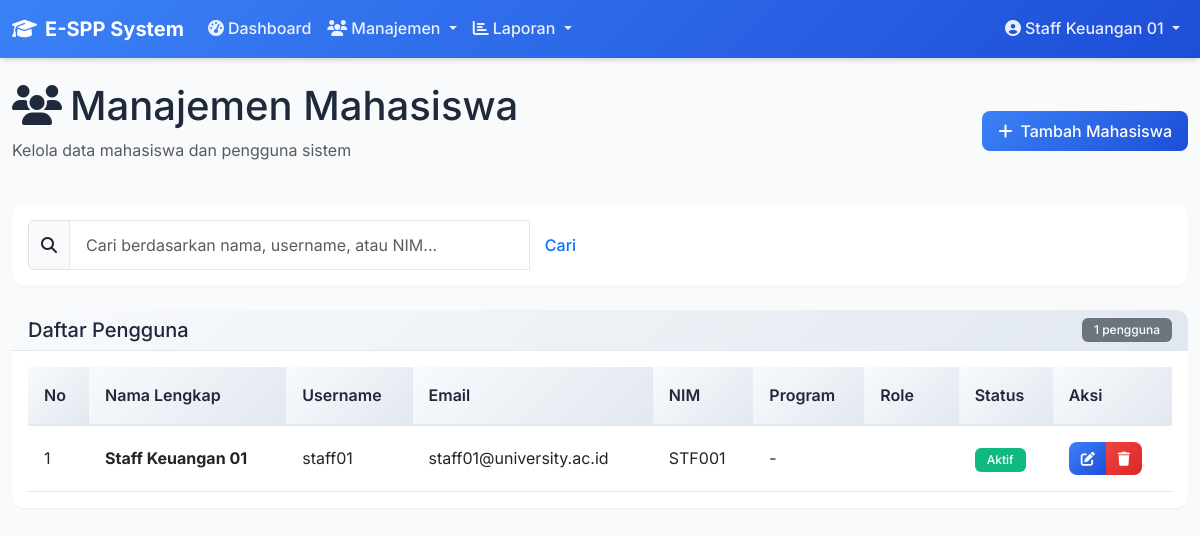
/pages/users.php (signed in), run on the app's committed database.
### tables this page shows
CREATE TABLE IF NOT EXISTS users (
    id INT PRIMARY KEY AUTO_INCREMENT,
    username VARCHAR(50) UNIQUE NOT NULL,
    email VARCHAR(100) UNIQUE NOT NULL,
    password_hash VARCHAR(255) NOT NULL,
    role ENUM('admin', 'staff', 'mahasiswa') DEFAULT 'mahasiswa',
    full_name VARCHAR(100) NOT NULL,
    nim VARCHAR(20) UNIQUE,
    program_id INT,
    phone VARCHAR(20),
    address TEXT,
    is_active BOOLEAN DEFAULT TRUE,
    created_at TIMESTAMP DEFAULT CURRENT_TIMESTAMP,
    updated_at TIMESTAMP DEFAULT CURRENT_TIMESTAMP ON UPDATE CURRENT_TIMESTAMP,
    FOREIGN KEY (program_id) REFERENCES programs(id) ON DELETE SET NULL
);

### includes/auth.php (called while the page is built, shortened)
<?php
require_once __DIR__ . '/../includes/helpers.php';
function isLoggedIn() {
    return isset($_SESSION['is_logged_in']) && $_SESSION['is_logged_in'] === true;
}
function getCurrentUser() {
    return [
        'id' => $_SESSION['user_id'],
        'username' => $_SESSION['username'],
        'email' => $_SESSION['email'],
        'role' => $_SESSION['role'],
        'full_name' => $_SESSION['full_name'],
        'nim' => $_SESSION['nim'],
        'program_id' => $_SESSION['program_id']
    ];
}

### functions/user_functions.php (called while the page is built, shortened)
<?php
require_once __DIR__ . '/../includes/helpers.php';
function getUsers($page = 1, $per_page = 10, $search = '') {
    $db = getDbConnection();
    try {
        $offset = ($page - 1) * $per_page;
        $query = "SELECT u.*, p.program_name
                  FROM users u
                  LEFT JOIN programs p ON u.program_id = p.id
                  WHERE u.role != 'admin'";
        $params = [];
        $query .= " ORDER BY u.created_at DESC LIMIT :limit OFFSET :offset";
        $stmt = $db->prepare($query);
        $stmt->bindValue(':limit', $per_page, PDO::PARAM_INT);
        $stmt->bindValue(':offset', $offset, PDO::PARAM_INT);
        $stmt->execute();
        return $stmt->fetchAll();
    } catch (PDOException $e) {
        return [];
    }
}
function countUsers($search = '') {
    $db = getDbConnection();
    try {
        $query = "SELECT COUNT(*) as total FROM users WHERE role != 'admin'";
        $stmt = $db->prepare($query);
        $stmt->execute();
        return $stmt->fetchColumn();
    } catch (PDOException $e) {
        return 0;
    }
}

### includes/helpers.php (called while the page is built, shortened)
<?php
function getRoleBadgeClass($role) {
    $classes = [
        'admin' => 'bg-purple-100 text-purple-800',
        'staff' => 'bg-blue-100 text-blue-800',
        'mahasiswa' => 'bg-green-100 text-green-800'
    ];
    return $classes[strtolower($role)] ?? 'bg-gray-100 text-gray-800';
}
function getPaginationData($total_items, $current_page, $items_per_page = ITEMS_PER_PAGE) {
    $total_pages = ceil($total_items / $items_per_page);
    $current_page = max(1, min($current_page, $total_pages));
    $offset = ($current_page - 1) * $items_per_page;
    return [
        'total_pages' => $total_pages,
        'current_page' => $current_page,
        'offset' => $offset,
        'items_per_page' => $items_per_page
    ];
}

### pages/users.php (the view, shortened to what this page needs)
<?php
require_once __DIR__ . '/../includes/auth.php';
require_once __DIR__ . '/../includes/helpers.php';
require_once __DIR__ . '/../functions/user_functions.php';
$currentUser = getCurrentUser();
$page = isset($_GET['page']) ? max(1, intval($_GET['page'])) : 1;
$search = sanitizeInput($_GET['search'] ?? '');
$per_page = ITEMS_PER_PAGE;
$users = getUsers($page, $per_page, $search);
$total_users = countUsers($search);
$pagination = getPaginationData($total_users, $page, $per_page);
?>
<!DOCTYPE html>
<html lang="id">
<head>
    <link href="https://cdn.jsdelivr.net/npm/bootstrap@5.3.0/dist/css/bootstrap.min.css" rel="stylesheet">
    <link rel="stylesheet" href="https://cdnjs.cloudflare.com/ajax/libs/font-awesome/6.4.0/css/all.min.css">
    <link rel="stylesheet" href="../assets/css/style.css">
</head>
<body>
    <nav class="navbar navbar-expand-lg navbar-dark">
        <div class="container-fluid">
            <a class="navbar-brand" href="dashboard.php">
                <i class="fas fa-graduation-cap me-2"></i><?php echo APP_NAME; ?>
            </a>
            <div class="collapse navbar-collapse" id="navbarNav">
                <ul class="navbar-nav me-auto">
                    <li class="nav-item">
                        <a class="nav-link" href="dashboard.php">
                            <i class="fas fa-tachometer-alt me-1"></i>Dashboard
                        </a>
                    </li>
                    <li class="nav-item dropdown">
                        <a class="nav-link dropdown-toggle active" href="#" role="button" data-bs-toggle="dropdown">
                            <i class="fas fa-users me-1"></i>Manajemen
                        </a>
                    </li>
                    <li class="nav-item dropdown">
                        <a class="nav-link dropdown-toggle" href="#" role="button" data-bs-toggle="dropdown">
                            <i class="fas fa-chart-bar me-1"></i>Laporan
                        </a>
                    </li>
                </ul>
                <ul class="navbar-nav">
                    <li class="nav-item dropdown">
                        <a class="nav-link dropdown-toggle" href="#" role="button" data-bs-toggle="dropdown">
                            <i class="fas fa-user-circle me-1"></i><?php echo htmlspecialchars($currentUser['full_name']); ?>
                        </a>
                    </li>
                </ul>
            </div>
        </div>
    </nav>
    <div class="container-fluid py-4">
        <div class="d-flex justify-content-between align-items-center mb-4">
            <div>
                <h1>
                    <i class="fas fa-users me-2"></i>Manajemen Mahasiswa
                </h1>
                <p class="text-muted">Kelola data mahasiswa dan pengguna sistem</p>
            </div>
            <div>
                <button type="button" class="btn btn-primary" data-bs-toggle="modal" data-bs-target="#addUserModal">
                    <i class="fas fa-plus me-2"></i>Tambah Mahasiswa
                </button>
            </div>
        </div>
        <div class="card mb-4">
            <div class="card-body">
                <form method="GET" class="row g-3">
                    <div class="col-md-6">
                        <div class="input-group">
                            <span class="input-group-text">
                                <i class="fas fa-search"></i>
                            </span>
                            <input type="text"
                                   class="form-control"
                                   name="search"
                                   placeholder="Cari berdasarkan nama, username, atau NIM..."
                                   value="<?php echo htmlspecialchars($search); ?>">
                            <button type="submit" class="btn btn-outline-primary">
                                Cari
                            </button>
                        </div>
                    </div>
                    <div class="col-md-6 text-end">
                    </div>
                </form>
            </div>
        </div>
        <div class="card">
            <div class="card-header">
                <div class="d-flex justify-content-between align-items-center">
                    <h5 class="mb-0">Daftar Pengguna</h5>
                    <span class="badge bg-secondary"><?php echo $total_users; ?> pengguna</span>
                </div>
            </div>
            <div class="card-body">
                <?php if (empty($users)): ?>
                    <div class="text-center py-5">
                        <i class="fas fa-users fa-3x text-muted mb-3"></i>
                        <h5 class="text-muted">Tidak ada pengguna ditemukan</h5>
                        <?php if ($search): ?>
                            <p class="text-muted">Coba kata kunci pencarian yang berbeda</p>
                        <?php endif; ?>
                    </div>
                <?php else: ?>
                    <div class="table-responsive">
                        <table class="table table-hover">
                            <thead>
                                <tr>
                                    <th>No</th>
                                    <th>Nama Lengkap</th>
                                    <th>Username</th>
                                    <th>Email</th>
                                    <th>NIM</th>
                                    <th>Program</th>
                                    <th>Role</th>
                                    <th>Status</th>
                                    <th>Aksi</th>
                                </tr>
                            </thead>
                            <tbody>
                                <?php foreach ($users as $index => $user): ?>
                                    <tr>
                                        <td><?php echo $pagination['offset'] + $index + 1; ?></td>
                                        <td>
                                            <strong><?php echo htmlspecialchars($user['full_name']); ?></strong>
                                        </td>
                                        <td><?php echo htmlspecialchars($user['username']); ?></td>
                                        <td><?php echo htmlspecialchars($user['email']); ?></td>
                                        <td><?php echo htmlspecialchars($user['nim'] ?? '-'); ?></td>
                                        <td><?php echo htmlspecialchars($user['program_name'] ?? '-'); ?></td>
                                        <td>
                                            <span class="badge <?php echo getRoleBadgeClass($user['role']); ?>">
                                            </span>
                                        </td>
                                        <td>
                                            <span class="badge <?php echo $user['is_active'] ? 'bg-success' : 'bg-danger'; ?>">
                                                <?php echo $user['is_active'] ? 'Aktif' : 'Nonaktif'; ?>
                                            </span>
                                        </td>
                                        <td>
                                            <div class="btn-group btn-group-sm">
                                                <button type="button"
                                                        class="btn btn-sm btn-primary"
                                                        data-bs-toggle="modal"
                                                        data-bs-target="#editUserModal<?php echo $user['id']; ?>">
                                                    <i class="fas fa-edit"></i>
                                                </button>
                                                <button type="button"
                                                        class="btn btn-sm btn-danger btn-delete"
                                                        data-bs-toggle="modal"
                                                        data-bs-target="#deleteUserModal<?php echo $user['id']; ?>">
                                                    <i class="fas fa-trash"></i>
                                                </button>
                                            </div>
                                        </td>
                                    </tr>
                                <?php endforeach; ?>
                            </tbody>
                        </table>
                    </div>
                <?php endif; ?>
            </div>
        </div>
    </div>
</body>
</html>

### assets/css/style.css (style rules this page uses)
:root { --primary-color: #3b82f6; --primary-dark: #1d4ed8; --secondary-color: #10b981; --danger-color: #ef4444; --warning-color: #f59e0b; --info-color: #06b6d4; --light-bg: #f8fafc; --dark-bg: #1e293b; --text-primary: #1e293b; --text-secondary: #64748b; --border-color: #e2e8f0; --shadow-sm: 0 1px 2px 0 rgb(0 0 0 / 0.05); --shadow-md: 0 4px 6px -1px rgb(0 0 0 / 0.1), 0 2px 4px -2px rgb(0 0 0 / 0.1); --shadow-lg: 0 10px 15px -3px rgb(0 0 0 / 0.1), 0 4px 6px -4px rgb(0 0 0 / 0.1); }
* { box-sizing: border-box; }
body { font-family: 'Inter', -apple-system, BlinkMacSystemFont, 'Segoe UI', Roboto, sans-serif; background-color: var(--light-bg); color: var(--text-primary); line-height: 1.6; }
.navbar { background: linear-gradient(135deg, var(--primary-color) 0%, var(--primary-dark) 100%); box-shadow: var(--shadow-md); }
.navbar-brand { font-weight: 700; font-size: 1.25rem; color: white !important; }
.navbar-nav .nav-link { color: rgba(255, 255, 255, 0.9) !important; font-weight: 500; transition: all 0.3s ease; }
.card { border: none; border-radius: 12px; box-shadow: var(--shadow-sm); transition: all 0.3s ease; background: white; }
.card-header { background: linear-gradient(135deg, #f8fafc 0%, #e2e8f0 100%); border-bottom: 1px solid var(--border-color); border-radius: 12px 12px 0 0 !important; font-weight: 600; color: var(--text-primary); }
.table { margin: 0; }
.table thead th { background: linear-gradient(135deg, #f8fafc 0%, #e2e8f0 100%); border-bottom: 2px solid var(--border-color); font-weight: 600; color: var(--text-primary); padding: 1rem; }
.table tbody tr { transition: all 0.2s ease; }
.table td { padding: 1rem; vertical-align: middle; border-bottom: 1px solid var(--border-color); }
.btn { border-radius: 8px; font-weight: 500; padding: 0.5rem 1rem; transition: all 0.3s ease; border: none; cursor: pointer; }
.btn-primary { background: linear-gradient(135deg, var(--primary-color) 0%, var(--primary-dark) 100%); color: white; }
.btn-danger { background: linear-gradient(135deg, var(--danger-color) 0%, #dc2626 100%); color: white; }
.btn-sm { padding: 0.375rem 0.75rem; font-size: 0.875rem; }
.form-control { border-radius: 8px; border: 1px solid var(--border-color); padding: 0.75rem 1rem; transition: all 0.3s ease; background: white; }
.badge { padding: 0.375rem 0.75rem; border-radius: 6px; font-size: 0.75rem; font-weight: 500; }
.bg-success { background-color: var(--secondary-color) !important; }

### data on the page
users: full_name "Staff Keuangan 01", offset "1", username "staff01", email "staff01@university.ac.id", nim "STF001", program_name "-", is_active "Aktif"

### other printed values
APP_NAME "E-SPP System"
$total_users "1"
